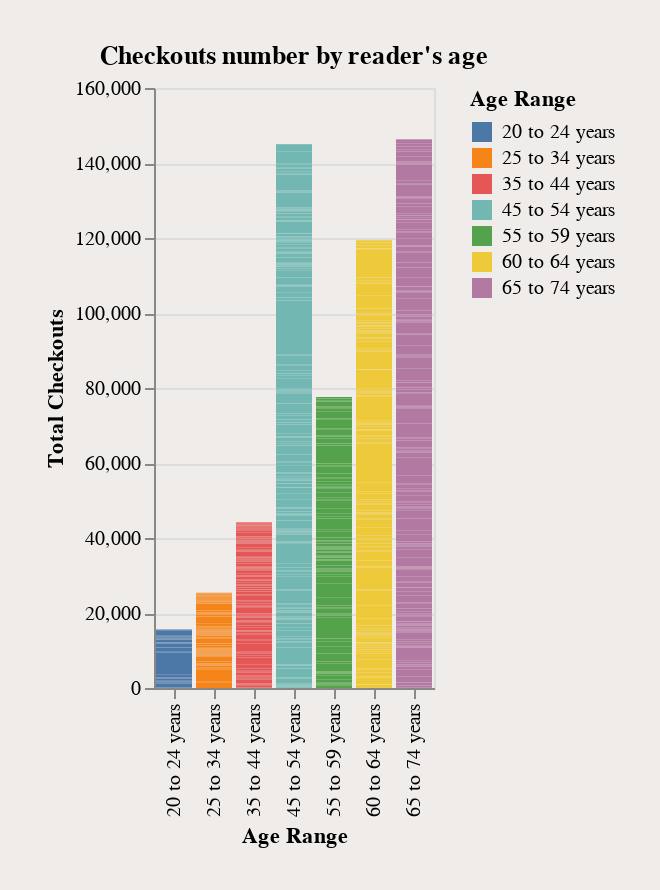

Write notebook code for a chart like this one.
### Code cell
alt.Chart(df).mark_bar().encode(
    x = alt.X(field = 'Age Range', type = 'nominal'),
    y = alt.Y(field = 'Total Checkouts', type = 'quantitative'),
    color = alt.Color(field = 'Age Range', type = 'nominal')
).configure(**configure_style).properties(title=alt.TitleParams(text="Checkouts number by reader's age"))

### Figure 1 — Vega-Lite specification as saved in the notebook (floating-point values rounded to 4 significant figures; data arrays with more than 128 entries replaced by an {"elided": "..."} marker saying what was removed)
{"config": {"view": {"continuousWidth": 400, "continuousHeight": 300}, "background": "#EFECEA", "padding": 22}, "data": {"name": "data-7355d61804a44d0434b76c3f74e654a0"}, "mark": "bar", "encoding": {"color": {"type": "nominal", "field": "Age Range"}, "x": {"type": "nominal", "field": "Age Range"}, "y": {"type": "quantitative", "field": "Total Checkouts"}}, "title": {"text": "Checkouts number by reader's age"}, "$schema": "https://vega.github.io/schema/vega-lite/v4.8.1.json", "datasets": {"data-7355d61804a44d0434b76c3f74e654a0": {"elided": "2000 records"}}}
